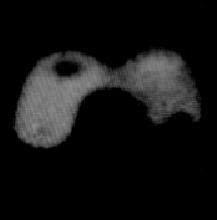
%> input picture DIP-HW5/data/images/phantom.tif, 217 x 220 px
$ octave Q5.m   (GNU Octave 9; MATLAB toolbox functions it lacks are replaced by stand-ins)
%> lines starting %> are read from the running program, lines starting %| are printed output that depends on the picture; in (x1, y1, x2, y2) boxes, pixels count from 0 and x2, y2 are one past the last pixel; in counts of white or black regions, pixels touching at a corner belong together; the program's own positions count from 1
% =========================================================================
% Title: Pseudo Coloring with Intensity Slicing
% Description:
% This script demonstrates the use of pseudo-coloring through intensity slicing.
% The grayscale image "phantom.tif" is loaded and analyzed to determine its
% intensity distribution. The intensity range is divided into 5 intervals, and
% each interval is assigned a distinct color. The pseudo-colored image is then
% displayed alongside the original grayscale image for visual comparison.
% =========================================================================
clc;
clear;
close all;
%% Part a and b
% Load the image
phantom_img = imread("images\phantom.tif");
%> phantom_img is the input picture: size 220x217 uint8; min 0, max 142, mean 18.7

% Plot the histogram of the image
[counts, bins] = imhist(phantom_img);
%> counts = 256 values, max 36531 at index 1, min 0 at index 144, mean 186.5; bins = 256 values from 0 to 255

figure(1);
bar(bins, counts);
set(gca, 'YScale', 'log');  % Logarithmic scale for Y-axis
title('Histogram of the Image');
xlabel('Intensity Value');
ylabel('Log(Pixel Count)');
xlim([0 255]);  % Limit x-axis to standard grayscale range
ylim([0 max(counts)*1.1]);  % Add some space above the tallest bar
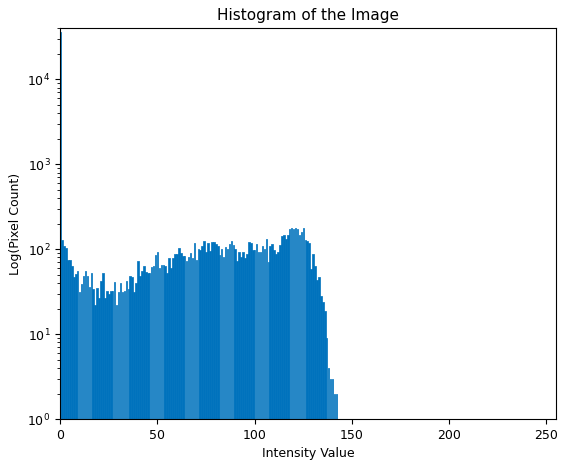
%> figure redrawn from the program's plot data; tallest bar 36530 high, from x = -0.4 to 0.4

%% Part c and d
% Define 5 arbitrary RGB colors (in [R G B] format, values from 0 to 255)
colors = [
    0,   0,   0;      % Black
      0, 255,   0;    % Green
      0,   0, 255;    % Blue
    255, 255,   0;    % Yellow
    255,   0, 255     % Magenta
];

% Convert grayscale image to double for processing
phantom_double = double(phantom_img);

% Get image size
[rows, cols] = size(phantom_img);
%> rows = 220; cols = 217

% Initialize a color image (RGB)
pseudo_img = zeros(rows, cols, 3, 'uint8');

% Define intensity breakpoints for 5 intervals (assuming range 0-255)
breaks = linspace(0, 142, 6); % gives 6 points: [0 51.2 102.4 153.6 204.8 256]

% Assign colors based on intensity slicing
for i = 1:5
    mask = (phantom_double >= breaks(i)) & (phantom_double < breaks(i+1));
    for c = 1:3
        channel = pseudo_img(:,:,c);
        channel(mask) = colors(i,c);
        pseudo_img(:,:,c) = channel;
    end
end
%> this loop made 5 passes
%> pass 1, `mask = (phantom_double >= breaks(i)) & (phantom_double < breaks(i+1));`:
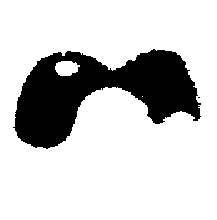
%> mask: size 220x217 logical; 79.5% white; 2 black regions (1 under 20 px), largest, box (x1, y1, x2, y2) and area: (13, 49, 201, 149) 9787
%> pass 2, `mask = (phantom_double >= breaks(i)) & (phantom_double < breaks(i+1));`:
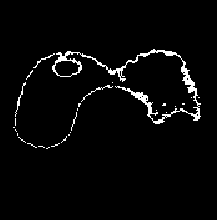
%> mask: size 220x217 logical; 3.1% white in thin lines or dots, all inside (x1, y1, x2, y2) = (13, 49, 201, 149)
%> pass 3, `mask = (phantom_double >= breaks(i)) & (phantom_double < breaks(i+1));`:
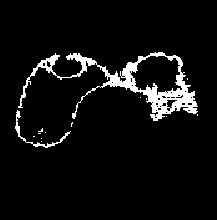
%> mask: size 220x217 logical; 5.8% white; 14 white regions (12 under 20 px), largest, box (x1, y1, x2, y2) and area: (18, 52, 198, 121) 2538, (15, 110, 71, 148) 207
%> after the loop:
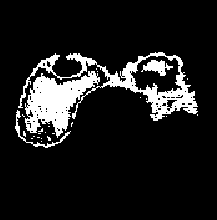
%> channel: size 220x217 uint8; 11.5% white; 25 white regions (21 under 20 px), largest, box (x1, y1, x2, y2) and area: (18, 52, 198, 121) 2538, (25, 71, 100, 138) 2395, (141, 60, 173, 76) 257, (15, 110, 71, 148) 207
%> after the loop:
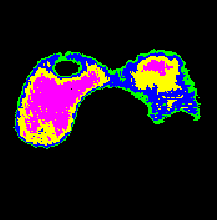
%> pseudo_img: size 220x217x3 uint8; mean R, G, B 29.5, 23, 29.2

% Display the pseudo-colored image
figure(2);

subplot(1,2,1);
imshow(pseudo_img);
title('Pseudo-Colored Image with 5 Intensity Slices');

subplot(1,2,2);
imshow(phantom_img);
title('Original Image')
